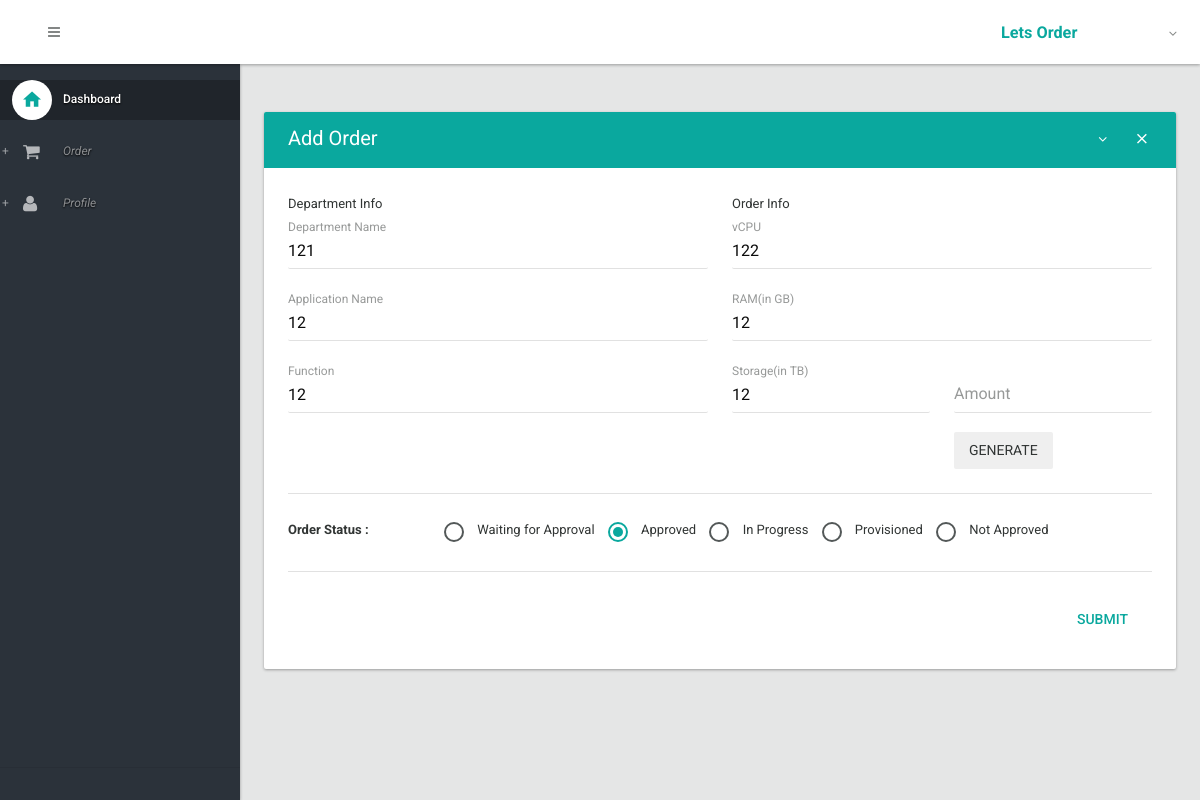
The page /order/edit/2/ (signed in) on the database its author committed.
### orders/models.py (models this page shows)
class OrderItems1 (models.Model):
    dept_name=models.CharField(max_length=20);
    app_name= models.CharField(max_length=20);
    function = models.CharField(max_length=10);
    vCPU= models.IntegerField();
    RAM=models.IntegerField();
    storage = models.IntegerField();
    amount= models.IntegerField();
    order_status = models.CharField(max_length=50);
    dr = models.CharField(max_length=20);
    os = models.CharField(max_length=20);
    db = models.CharField(max_length=20);

### orders/views.py (the view)
# urls.py: url(r'^order/edit/(?P<order_id>\d+)/$', my_order.edit, name='edit'),
@login_required
def edit(request, order_id):
    order = OrderItems1.objects.get(id=order_id)
    if request.POST:
        form = OrderForm(request.POST, instance=order)
        if form.is_valid():
            if form.save():
                return redirect('/', messages.success(request, 'Order was successfully updated.', 'alert-success'))
            else:
                return redirect('/', messages.error(request, 'Data is not saved', 'alert-danger'))
        else:
            return redirect('/', messages.error(request, 'Form is not valid', 'alert-danger'))
    else:
        form = OrderForm(instance=order)
        return render(request, 'edit.html', {'form':form})

### orders/forms.py
class OrderForm(ModelForm):
    OPTIONS = (
        ('Waiting for Approval', 'Waiting for Approval'),
        ('Approved', 'Approved'),
        ('In Progress', 'In Progress'),
        ('Provisioned', 'Provisioned'),
        ('Not Approved', 'Not Approved')
        )
    OPTIONS_DR = (
        ('',''),
        ('Yes','Yes'),
        ('No','No')
    )
    OPTIONS_OS = (
        ('',''),
        ('Windows','Windows'),
        ('RHEL','RHEL'),
        ('Suse','Suse'),
        ('Others','Others')
    )
    OPTIONS_DB = (
        ('',''),
        ('Oracle','Oracle'),
        ('SQL','SQL')
    )
    order_status = forms.TypedChoiceField(required=False, choices=OPTIONS, widget=forms.RadioSelect)
    dr = forms.TypedChoiceField(choices=OPTIONS_DR)
    os = forms.TypedChoiceField(choices=OPTIONS_OS)
    db = forms.TypedChoiceField(choices=OPTIONS_DB)
    class Meta:
        model = OrderItems1
        fields = ['dept_name','app_name','function','vCPU','RAM','storage','amount','order_status','dr','os','db']

### orders/templates/edit.html (shortened to what this page needs)
{% extends 'layout.html' %}
{% load widget_tweaks %}
{% block body %}
                <section>
					<div class="section-body">
						<div class="row">
							<div class="col-lg-12">
								<div class="card">
									<div class="card-head style-primary">
										<header>Add Order</header>
										<div class="tools">
											<a class="btn btn-icon-toggle btn-collapse"><i class="fa fa-angle-down"></i></a>
											<a class="btn btn-icon-toggle btn-close"><i class="md md-close"></i></a>
										</div>
									</div>
									<div class="card-body">
										<form class="form" role="form" action="" method="post"> {% csrf_token %}
											<div class="row">
												<div class="col-sm-6">
													<header>Department Info</header>
													<div class="form-group floating-label">
														{{ form.dept_name | add_class:'form-control' }}
														<label for="regular2">Department Name</label>
													</div>
													<div class="form-group floating-label">
														{{ form.app_name | add_class:'form-control' }}
														<label for="regular2"> Application Name</label>
													</div>
													<div class="form-group floating-label">
														{{ form.function | add_class:'form-control' }}
														<label for="regular2">Function </label>
													</div>
												</div>
												<div class="col-sm-6">
													<header >Order Info</header>
													<div class="form-group">
														{{ form.vCPU | add_class:'form-control'}}
														<label for="regular2"> vCPU</label>
													</div>
													<div class="form-group floating-label">
														{{ form.RAM | add_class:'form-control' }}
														<label for="regular2">RAM(in GB)</label>
													</div>
													<div class="row">
														<div class="col-sm-6">
															<div class="form-group floating-label">
																{{ form.storage| add_class:'form-control' }}
																<label for=" ">Storage(in TB)</label>
															</div>
														</div>
														<div class="col-sm-6">
															<div class="form-group floating-label">
                                                                <input class="form-control" id="id_amount" name="amount" required="" type="number">
                                                                <label for="regular2">Amount</label>
															</div>
                                                            <div>
                                                                <input type="button" class="btn" value="Generate" onclick= "generateAmount()">
                                                            </div>
														</div>
													</div>
												</div>
												<div class="col-md-12">
													<hr>
													<label class="radio-inline radio-styled col-sm-2">
														<b>Order Status :</b>
													</label>
													<div class="col-md-10">
                                                        {% for radio in form.order_status %}
                                                            <label class="radio-inline radio-styled">
                                                                {{ radio }}
                                                            </label>
                                                        {% endfor %}
													</div>
												</div>
												<div class="col-md-12">
													<hr>
							 						<div class="card-actionbar-row">
														<input type="submit" class="btn btn-flat btn-primary ink-reaction" value="SUBMIT">
													</div>
												</div>
											</div>
										</form>
									</div>
								</div>
							</div>
						</div>
					</div>
				</section>
{% endblock %}

### rows shown on the page
OrderItems1: dept_name "121", app_name "12", function "12", vCPU "122", RAM "12", storage "12"

### other values the page prints
{{ radio }} "Waiting for Approval" "Approved" "In Progress" "Provisioned" "Not Approved"
